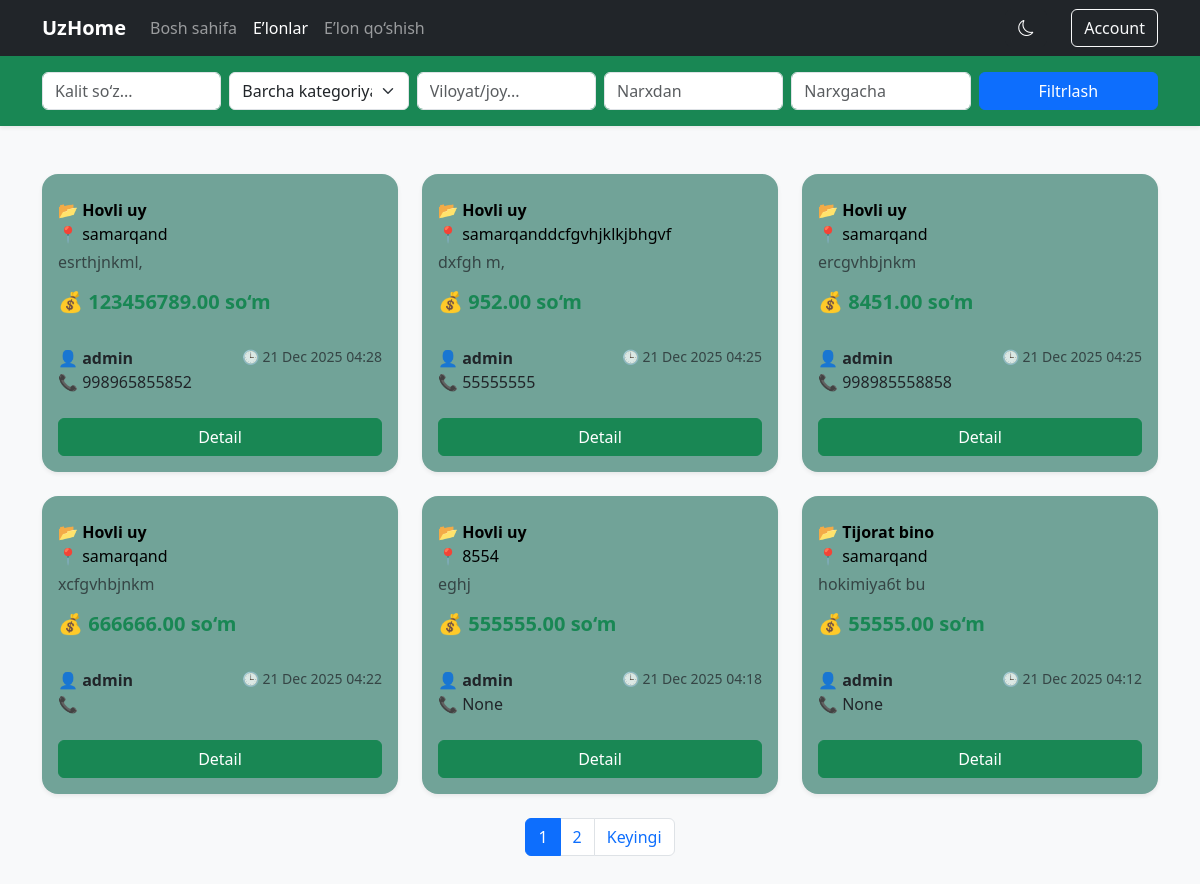
Before: /show/show_page/ with the older database file.
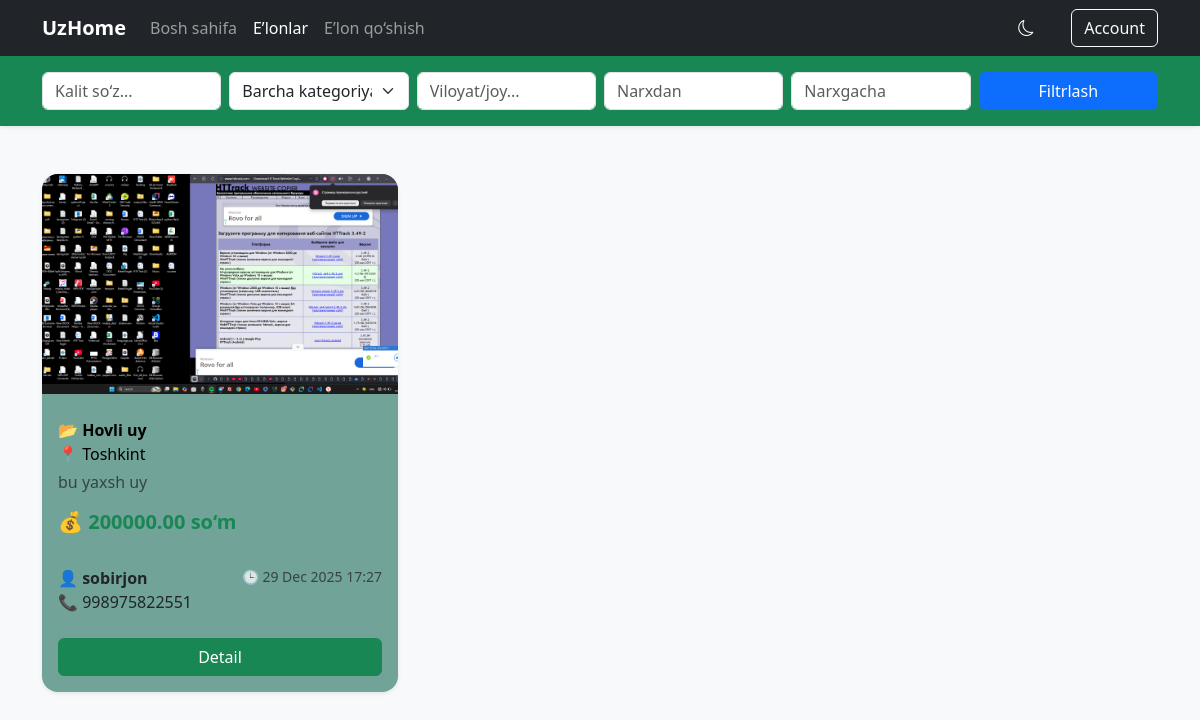
After: the same page with the newer database file.
### add_page/models.py (models this page shows, shortened)
class Annoncements(models.Model):
    HOME_CATEGORY_CHOICES = (
        ('apartment', 'Kvartira'),
        ('house', 'Hovli uy'),
        ('new_building', 'Yangi qurilgan uy'),
        ('commercial', 'Tijorat bino'),
        ('land', 'Yer uchastkasi'),
        ('rent_apartment', 'Ijara kvartira'),
        ('rent_house', 'Ijara hovli uy'),
    )
    STATUS_CHOISES = (
        ('draft', 'Draft'),
        ('published', 'Published'),
    )
    user = models.ForeignKey(User, on_delete=models.CASCADE)
    name = models.CharField(max_length=100)
    slug = models.SlugField(max_length=100, unique=True, blank=True)
    price = models.DecimalField(max_digits=100, decimal_places=2)
    location = models.CharField(max_length=100, null=True, blank=True)
    description = models.TextField()
    image = models.ImageField(upload_to='posts/post/', null=True, blank=True)
    seller_contact = models.CharField(max_length=100, null=True, blank=True)
    telegram = models.CharField(max_length=100, null=True , blank=True)
    publish = models.DateTimeField(default=timezone.now)
    created_at = models.DateTimeField(auto_now_add=True)
    updated_at = models.DateTimeField(auto_now=True)
    category = models.CharField(max_length=150, choices=HOME_CATEGORY_CHOICES, default='house', null=True, blank=True)
    status = models.CharField(max_length=50, choices=STATUS_CHOISES, default='published', null=True, blank=True)
    class Meta:
        ordering = ['-created_at']
    objects = models.Manager()
    published = PublishedManager()  # Custom manager for published announcements

### show_page/views.py (the view)
# urls.py: path('show_page/', PostsView.as_view(), name='show_page'),
class PostsView(View):
    def get(self, request):
        elonlar = Annoncements.objects.filter(status='published').order_by('-created_at')
        search_query = request.GET.get('search', '')
        if search_query:
            elonlar = elonlar.filter(
                Q(title__icontains=search_query) |
                Q(description__icontains=search_query) |
                Q(location__icontains=search_query)
            )
        selected_category = request.GET.get('category', '')
        if selected_category:
            elonlar = elonlar.filter(category=selected_category)
        location = request.GET.get('location', '')
        if location:
            elonlar = elonlar.filter(location__icontains=location)
        min_price = request.GET.get('min_price', '')
        max_price = request.GET.get('max_price', '')
        try:
            if min_price:
                elonlar = elonlar.filter(price__gte=int(min_price))
            if max_price:
                elonlar = elonlar.filter(price__lte=int(max_price))
        except ValueError:
            pass  # Agar string kelib qoldi bo‘lsa, filter ishlamaydi
        paginator = Paginator(elonlar, 6)
        page_number = request.GET.get('page')
        page_obj = paginator.get_page(page_number)
        ctx = {
            'page_obj': page_obj,  # sahifalangan postlar
            'search_query': search_query,
            'selected_category': selected_category,
            'location': location,
            'min_price': min_price,
            'max_price': max_price,
            'category': Annoncements.HOME_CATEGORY_CHOICES,  # template bilan mos
        }
        return render(request, 'show/show_ann.html', ctx)

### template/show/show_ann.html (shortened to what the changed rows need)
<!DOCTYPE html>
<html lang="uz">
{% load static %}
<head>
    <link href="https://cdn.jsdelivr.net/npm/bootstrap@5.3.3/dist/css/bootstrap.min.css" rel="stylesheet">
    <link rel="stylesheet" href="https://cdn.jsdelivr.net/npm/bootstrap-icons@1.10.0/font/bootstrap-icons.css">
</head>
<body class="bg-light">
<div class="container py-5">
    <div class="row g-4">
        {% for post in page_obj %}
        <div class="col-lg-4 col-md-6">
            <div class="card h-100 shadow-sm border-0 rounded-4 overflow-hidden" style="background-color: #71A398;">
                {% if post.image %}
                <div style="height:220px; overflow:hidden;">
                    <img src="{{ post.image.url }}" class="w-100 h-100 object-fit-cover" alt="{{ post.title }}">
                </div>
                {% endif %}
                <div class="card-body">
                    <p class="text-black mb-1">📂 <b>{{ post.get_category_display }}</b><br>📍 {{ post.location }}</p>
                    <p class="text-muted">{{ post.description|truncatewords:10 }}</p>
                    <h5 class="text-success fw-bold">💰 {{ post.price|default:"Noma" }} so‘m</h5>
                </div>
                <div class="card-footer border-0" style="background-color: #71A398;">
                    <div class="d-flex justify-content-between">
                        <div>👤 <b>{{ post.user }}</b><br>📞 {{ post.seller_contact }}</div>
                        <small class="text-muted">🕒 {{ post.created_at|date:"d M Y H:i" }}</small>
                    </div>
                </div>
                <div class="p-3">
                    <a href="{% url 'detail_page' slug=post.slug %}" class="btn btn-success w-100">Detail</a>
                </div>
            </div>
        </div>
        {% empty %}
        <p class="text-center text-danger">Hech qanday e’lon topilmadi ❌</p>
        {% endfor %}
    </div>
    {% if page_obj.has_other_pages %}
    <nav aria-label="Page navigation" class="mt-4">
        <ul class="pagination justify-content-center">
            {% for num in page_obj.paginator.page_range %}
            <li class="page-item {% if page_obj.number == num %}active{% endif %}">
                <a class="page-link" href="?page={{ num }}">{{ num }}</a>
            </li>
            {% endfor %}
            {% if page_obj.has_next %}
            <li class="page-item">
                <a class="page-link" href="?page={{ page_obj.next_page_number }}">Keyingi</a>
            </li>
            {% endif %}
        </ul>
    </nav>
    {% endif %}
</div>
</body>
</html>

Changed rows visible on the page:
removed Annoncements: category "Hovli uy", location "samarqand", description "esrthjnkml,", price "123456789.00", user "admin", seller_contact "998965855852", created_at "21 Dec 2025 04:28"
removed Annoncements: category "Hovli uy", location "samarqanddcfgvhjklkjbhgvf", description "dxfgh m,", price "952.00", user "admin", seller_contact "55555555", created_at "21 Dec 2025 04:25"
removed Annoncements: category "Hovli uy", location "samarqand", description "ercgvhbjnkm", price "8451.00", user "admin", seller_contact "998985558858", created_at "21 Dec 2025 04:25"
removed Annoncements: category "Hovli uy", location "samarqand", description "xcfgvhbjnkm", price "666666.00", user "admin", created_at "21 Dec 2025 04:22"
removed Annoncements: category "Hovli uy", location "8554", description "eghj", price "555555.00", user "admin", seller_contact "None", created_at "21 Dec 2025 04:18"
removed Annoncements: category "Tijorat bino", location "samarqand", description "hokimiya6t bu", price "55555.00", user "admin", seller_contact "None", created_at "21 Dec 2025 04:12"
now on this page (row edited): Annoncements: image (picture), category "Hovli uy", location "Toshkint", description "bu yaxsh uy", price "200000.00", user "sobirjon", seller_contact "998975822551", created_at "29 Dec 2025 17:27"
Other visible differences:
list line gone: "1"
list line gone: "2"
text no longer shown: "Keyingi"
